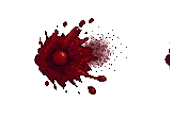
#> input picture art/v7/fx/blood/0.png, 170 x 115 px
$ python -i v17_art.py   (imports and definitions only)
#> lines starting #> are read from the running program, lines starting #| are printed output that depends on the picture; after the words box and inside, x2 and y2 are one past the last pixel; in counts of white or black regions, pixels touching at a corner belong together
"""V17: kullanıcının ürettiği yeni yapı ve eşya görsellerini (yeşil zeminli JPG) atlasa koyar, eskilerini siler.

Görseller dosya adına göre sıralanır; sıra docs/22 §3 (yapılar) ve docs/24 §1-3 (setler, kolye, yüzük) ile aynıdır.
  - zemin rengi kenarlardan ölçülür (bazı görsellerde koyu yeşil), uzaklığa göre yumuşak saydamlık + yeşil taşma temizliği
  - yapılar: dünyadaki boyut ve çapa (ayak noktası) eski görselden oranla alınır; görsel yüksek çözünürlükte kalır (k)
  - eşyalar: 128 px simge, dünyada eski boyutta (k)

/home/user/zx_venv3d/bin/python tools/assetgen/v17_art.py <klasör> [önizleme.png]
"""
import os
import sys

import numpy as np
from PIL import Image

sys.path.insert(0, os.path.dirname(os.path.abspath(__file__)))
from atlas_patch import Atlas  # noqa: E402

BUILD = ["apartment0", "apartment1", "police", "shop0", "shop1", "house0", "house1", "house2", "gas", "tower", "wreck0", "wreck1",
         "gate", "wall_x", "fence", "tent", "sandbags", "barrel_tox", "cone", "trash", "log", "billboard"]
ITEMS = ["helm_basic", "jacket_basic", "pants_basic", "boots_basic", "helm_police", "jacket_police", "pants_police", "boots_police",
         "helm_military", "jacket_military", "pants_military", "boots_military", "helm_titan", "jacket_titan", "pants_titan", "boots_titan",
         "neck_bone", "ring_copper", "neck_dark", "ring_titan", "neck_amulet", "ring_hunter"]


def key_out(path):
#> called with path = '../../art/v7/fx/blood/0.png'
    a = np.asarray(Image.open(path).convert("RGB")).astype(np.float32)
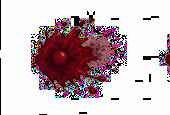
#> a: shape (115, 170, 3) float32; mean R, G, B 201.4, 184.8, 189.7
    border = np.concatenate([a[0], a[-1], a[:, 0], a[:, -1]])
#> border = 570 rows, first 8: [0, 0, 0], [254, 254, 254], [254, 254, 254], [254, 254, 254], [254, 254, 254], [254, 254, 254], [254, 254, 254], [254, 254, 254]
    bg = np.median(border, axis=0)
#> bg = [254, 254, 254]
    d = np.linalg.norm(a - bg, axis=2)
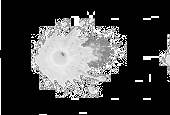
#> d: shape (115, 170) float32; min 0, max 439.9, mean 114.7; drawn with min black and max white
    green = a[:, :, 1] - np.maximum(a[:, :, 0], a[:, :, 2])
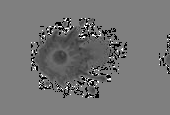
#> green: shape (115, 170) float32; min -254, max 254, mean -20.9; drawn with min black and max white
    alpha = np.clip((d - 60.0) / 55.0, 0, 1)
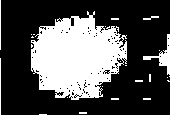
#> alpha: shape (115, 170) float32; values 0 (black) and 1 (white), 32.3% white; 25 white regions (20 under 20 px), largest, box (x1, y1, x2, y2) and area: (31, 11, 127, 100) 5760, (143, 34, 170, 75) 277, (0, 58, 1, 115) 57, (0, 0, 1, 50) 50, (143, 16, 159, 20) 32
    # yeşil taşma: yarı saydam kenarda ve parlak yeşilde yeşil kanal diğerlerinin üstüne çıkamaz
    spill = (alpha < 1) | (green > 70)
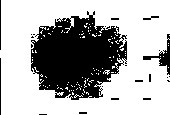
#> spill: shape (115, 170) bool; 68.7% white; 25 black regions (20 under 20 px), largest, box (x1, y1, x2, y2) and area: (31, 11, 127, 100) 5576, (143, 34, 170, 75) 265, (0, 58, 1, 115) 57, (0, 0, 1, 50) 50, (143, 16, 159, 20) 32
    g = a[:, :, 1]
    a[:, :, 1] = np.where(spill, np.minimum(g, np.maximum(a[:, :, 0], a[:, :, 2]) + 8), g)
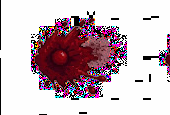
#> a: shape (115, 170, 3) float32; 1% of pixels changed, all inside (x1, y1, x2, y2) = (31, 18, 170, 98)
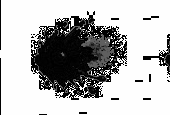
#> g: shape (115, 170) float32; min 0, max 255, mean 182.3
    rgba = np.dstack([np.clip(a, 0, 255), alpha * 255]).astype(np.uint8)
    im = Image.fromarray(rgba, "RGBA")
    bb = im.getchannel("A").point(lambda v: 255 if v > 24 else 0).getbbox()
#> bb = (0, 0, 170, 115)
    return im.crop(bb)


def main():
    src = sys.argv[1]
    files = sorted(f for f in os.listdir(src) if f.lower().endswith((".jpg", ".png", ".webp")))
    assert len(files) == len(BUILD) + len(ITEMS), len(files)
    A = Atlas()
    sp = A.m["sprites"]
    groups = {}
    for gname, ids in A.m["groups"].items():
        for i in ids:
            groups[i] = gname
    adds = {}
    prev = []
    for f, key in zip(files, ["s/" + b for b in BUILD] + ["i/" + i for i in ITEMS]):
        im = key_out(os.path.join(src, f))
        old = sp[key]
        _, _, _, ow, oh, oax, oay = old[:7]
        ok = old[7] if len(old) > 7 else 1.0
        if key.startswith("i/"):
            im.thumbnail((128, 128), Image.LANCZOS)
            k = ok * max(ow, oh) / max(im.size)
            ax, ay = im.size[0] / 2, im.size[1] - 1.0
        else:
            k = ok * ow / im.size[0]
            ax, ay = oax / ow * im.size[0], oay / oh * im.size[1]
        adds.setdefault(groups[old[0]], []).append((key, im, round(ax, 1), round(ay, 1), round(k, 5)))
        prev.append((key, im))
        print(f"{key}: {im.size} k={k:.3f}")
    for g, items in adds.items():
        A.patch(g, add=items)
    A.save()
    if len(sys.argv) > 2:
        S = 200
        sheet = Image.new("RGBA", (S * 8, S * ((len(prev) + 7) // 8)), (60, 80, 60, 255))
        for i, (_, im) in enumerate(prev):
            t = im.copy()
            t.thumbnail((S - 6, S - 6))
            sheet.alpha_composite(t, ((i % 8) * S + 3, (i // 8) * S + 3))
        sheet.save(sys.argv[2])


# [2 lines not run here, left out]

>>> result = key_out('../../art/v7/fx/blood/0.png')

$ run again, on art/v7/fx/blood_pool/1.png
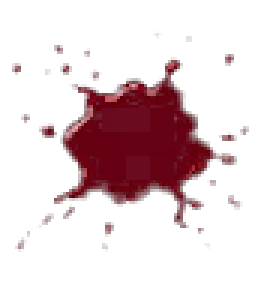
#> input picture art/v7/fx/blood_pool/1.png, 91 x 97 px (shown 3 times larger)
#> in key_out, `a = np.asarray(Image.open(path).convert("RGB")).astype(np.float32)`:
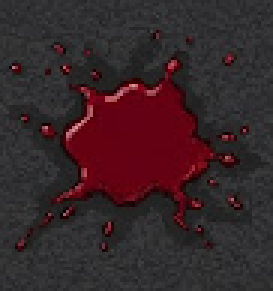
#> a: shape (97, 91, 3) float32 (shown 3 times larger); mean R, G, B 56, 37.6, 41.3
#> border = 376 rows, first 8: [51, 51, 53], [46, 46, 48], [49, 49, 51], [48, 48, 50], [54, 54, 56], [46, 46, 48], [46, 46, 48], [45, 45, 47]
#> bg = [49, 49, 50]
#> spill: shape (97, 91) bool; 99.4% white; black in thin lines or dots, all inside (x1, y1, x2, y2) = (4, 21, 78, 72)
#> bb = (3, 12, 82, 84)
#> in key_out, `return im.crop(bb)`:
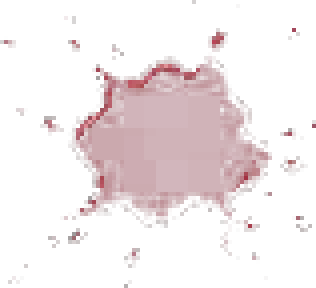
#> returned value: PIL image 79x72 RGBA (shown 4 times larger); mean R, G, B, A 60.1, 31.6, 36.5, 22.4; transparent parts drawn white

$ run again, on art/v7/fx/blood_pool/2.png
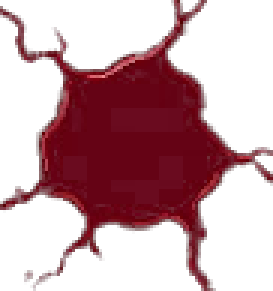
#> input picture art/v7/fx/blood_pool/2.png, 91 x 97 px (shown 3 times larger)
#> in key_out, `a = np.asarray(Image.open(path).convert("RGB")).astype(np.float32)`:
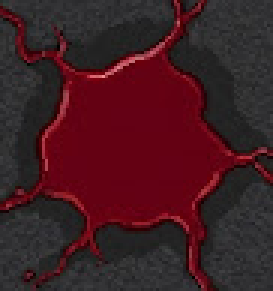
#> a: shape (97, 91, 3) float32 (shown 3 times larger); mean R, G, B 65.5, 28.4, 34.8
#> border = 376 rows, first 8: [40, 45, 41], [45, 54, 53], [45, 51, 51], [57, 55, 56], [62, 51, 55], [51, 51, 53], [47, 47, 49], [48, 48, 50]
#> bg = [48, 47, 49]
#> spill: shape (97, 91) bool; 99.2% white; black in thin lines or dots, all inside (x1, y1, x2, y2) = (14, 7, 84, 73)
#> bb = (1, 0, 91, 97)
#> in key_out, `return im.crop(bb)`:
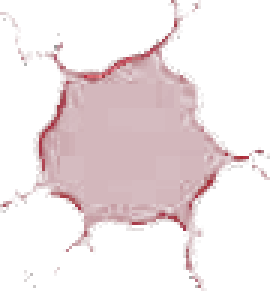
#> returned value: PIL image 90x97 RGBA (shown 3 times larger); mean R, G, B, A 65.7, 28.2, 34.7, 28; transparent parts drawn white

$ run again, on art/v7/fx/bolt/3.png
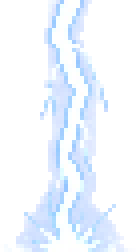
#> input picture art/v7/fx/bolt/3.png, 34 x 63 px (shown 4 times larger)
#> border = 194 rows, first 8: [0, 0, 0], [0, 0, 0], [0, 0, 0], [0, 0, 0], [0, 0, 0], [0, 0, 0], [0, 0, 0], [0, 0, 0]
#> bg = [0, 0, 0]
#> alpha: shape (63, 34) float32; values 0 (black) and 1 (white), 40.4% white; 2 white regions (1 under 20 px), largest, box (x1, y1, x2, y2) and area: (4, 0, 34, 63) 861
#> in key_out, `rgba = np.dstack([np.clip(a, 0, 255), alpha * 255]).astype(np.uint8)`:
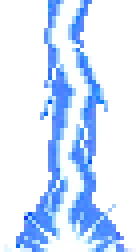
#> rgba: shape (63, 34, 4) (shown 4 times larger); mean R, G, B, A 60.6, 76.9, 103, 103.1; transparent parts drawn white
#> bb = (0, 0, 34, 63)
